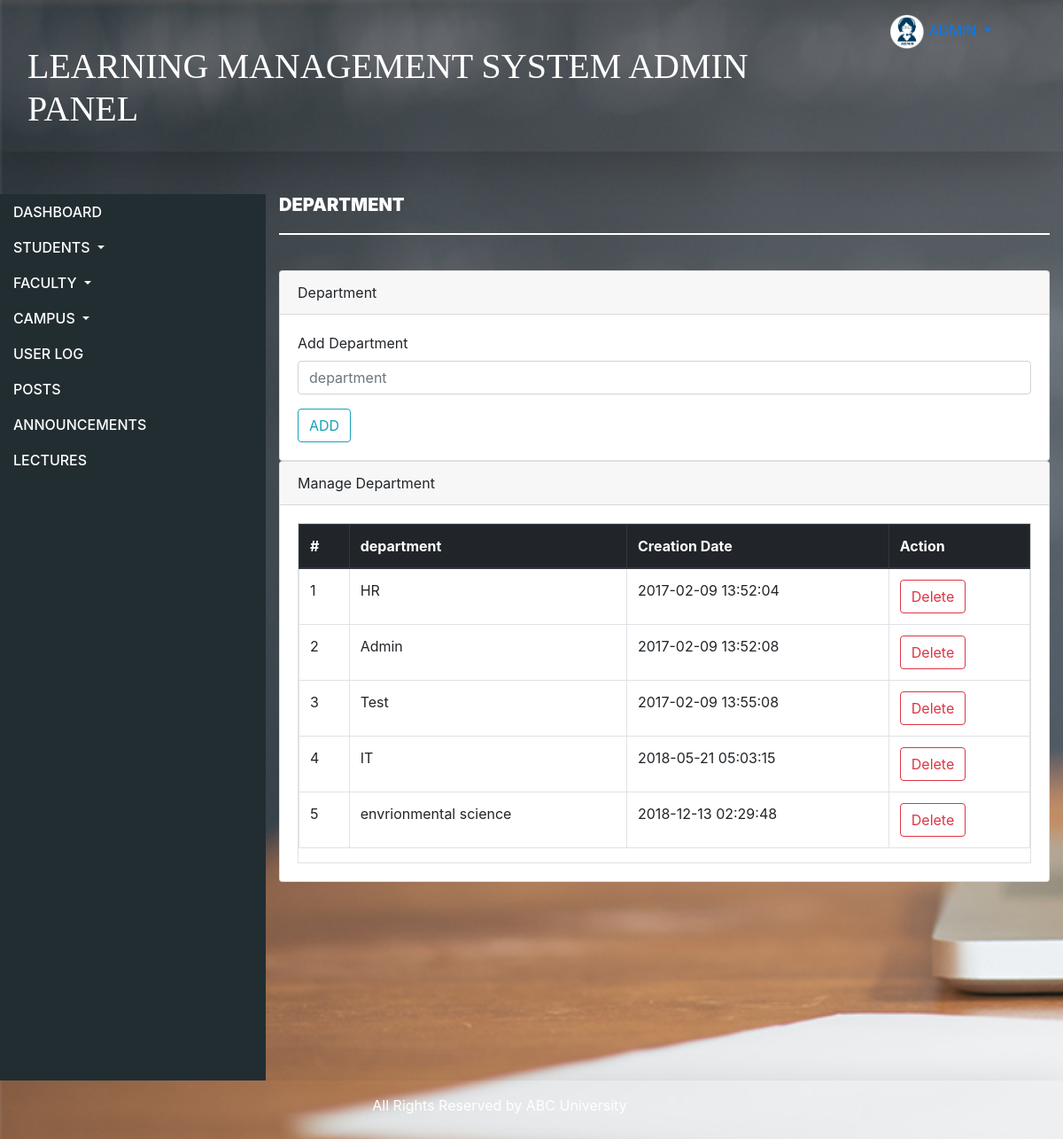
The page /admin/department.php (signed in) on the database its author committed.
### tables this page shows
CREATE TABLE `department` (
  `id` int(11) NOT NULL,
  `department` varchar(255) NOT NULL,
  `creationDate` timestamp NOT NULL DEFAULT CURRENT_TIMESTAMP
);

### admin/department.php (the view, shortened to what this page needs)
<?php
include('includes/config.php');
if(strlen($_SESSION['alogin'])==0)
    {
header('location:index.php');
}
else{
?>
<!DOCTYPE html>
<html>
<head>
     <link rel="stylesheet" href="https://stackpath.bootstrapcdn.com/bootstrap/4.1.3/css/bootstrap.min.css">
       <link rel="stylesheet" type="text/css" href="css/style1.css">
       <link rel="stylesheet" href="css/bootstrap.min.css" >
       <link rel="stylesheet" href="css/bootstrap.css" >
 <link rel="stylesheet" type="text/css" href="css/style1.css">
</head>
<body class="b_pic">
        <div class="container-fluid">
        <?php include('includes/header.php');?>
               <div class="row">
               <?php include('includes/sidebar.php');?>
                     <div class="col-lg-9">
                 <div> <h1 >Department  </h1> </div>
                    <div class="card">
                        <div  class="card-header">
                            Department
                        </div>
                        <div class="card-body">
                       <form name="dept" method="post">
   <div class="form-group">
    <label for="department">Add Department  </label>
    <input type="text" class="form-control" id="department" name="department" placeholder="department" required />
  </div>
 <button type="submit" name="submit" class="btn btn-outline-info">ADD</button>
</form>
                            </div>
                            </div>
                  <div class="card">
                          <div  class="card-header">
                                       Manage Department
                          </div>
                          <div  class="card-body">
                              <div class="table-responsive table-bordered">
                                  <table class="table">
                                      <thead class="thead-dark">
                                          <tr>
                                              <th>#</th>
                                              <th>department</th>
                                              <th>Creation Date</th>
                                              <th>Action</th>
                                          </tr>
                                      </thead>
                                      <tbody>
  <?php
  $sql=mysqli_query($con,"select * from department");
  $cnt=1;
  while($row=mysqli_fetch_array($sql))
  {
  ?>
                                          <tr>
                                              <td><?php echo $cnt;?></td>
                                              <td><?php echo htmlentities($row['department']);?></td>
                                              <td><?php echo htmlentities($row['creationDate']);?></td>
                                              <td>
    <a href="department.php?id=<?php echo $row['id']?>&del=delete" onClick="return confirm('Are you sure you want to delete?')">
                                              <button class="btn btn-outline-danger">Delete</button>
  </a>
                                              </td>
                                          </tr>
  <?php
  $cnt++;
  } ?>
                                      </tbody>
                                  </table>
                              </div>
                          </div>
                      </div>
                    </div>
                </div>
<?php include('includes/footer.php');?>
        </div>
</body>
</html>
<?php } ?>

### admin/css/style1.css (style rules this page uses)
.b_pic { background: url("background_pic.png") no-repeat; background-size: cover; }
h1 { font-weight: 900; padding-bottom: 20px; border-bottom: 2px solid #fff; text-transform: uppercase; color: #fff; font-size: 20px; margin-bottom: 40px; }

### rows shown on the page
department: department "HR", creationDate "2017-02-09 13:52:04"
department: department "Admin", creationDate "2017-02-09 13:52:08"
department: department "Test", creationDate "2017-02-09 13:55:08"
department: department "IT", creationDate "2018-05-21 05:03:15"
department: department "envrionmental science", creationDate "2018-12-13 02:29:48"
